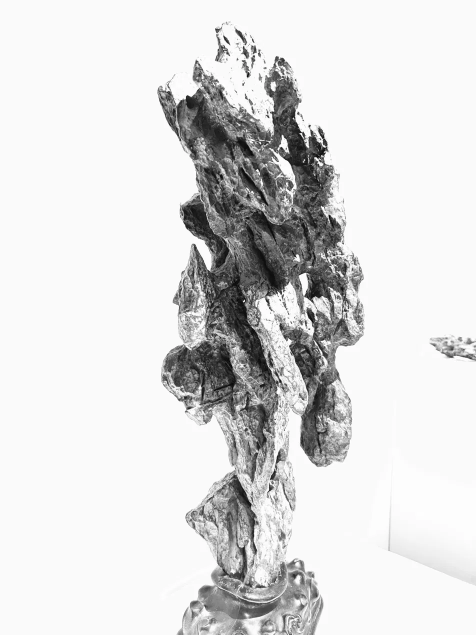
#> input picture tools/src/veins/rock-2.png, 952 x 1269 px (shown at 1/2 size)
$ python make_veins.py
#> lines starting #> are read from the running program, lines starting #| are printed output that depends on the picture; after the words box and inside, x2 and y2 are one past the last pixel; in counts of white or black regions, pixels touching at a corner belong together
"""Background veins — faint rock texture recomposed for every page.

Two photographs of scholar's stones (tools/src/veins/rock-*.png) are turned
into a single "vein map": the crevices and surface striations of the stone,
with the white backdrop removed.  For each page a seeded random arrangement of
fragments of that map is laid out, feathered, and written as a transparent
WebP (black ink + alpha).  CSS shows it on a fixed layer at low opacity, so
every page carries the same stone, broken up and reassembled differently.

    python3 tools/make_veins.py            # (re)build all known pages
Called from build.py with the list of page keys; existing files are kept
unless the source photos or the recipe version change.
"""
import hashlib
import random
from pathlib import Path

import numpy as np
from PIL import Image
from scipy import ndimage as ndi

ROOT = Path(__file__).resolve().parent.parent
SRC = ROOT / 'tools' / 'src' / 'veins'
OUT = ROOT / 'assets' / 'img' / 'veins'
W, H = 1280, 800           # landscape canvas, shown with background-size:cover
RECIPE = 'v3'
KEEP_ROWS = {'rock-2.png': 0.86}
# areas kept clear per page (cx, cy, rx, ry as fractions) — e.g. behind the home hero stone
QUIET = {'home': [(0.70, 0.52, 0.27, 0.50)]}

_maps = None


def _vein_map(path):
    g = np.asarray(Image.open(path).convert('L'), dtype=np.float32) / 255.0
    # stone vs. white backdrop: dark-ish pixels, closed and softened
    mask = g < 0.86
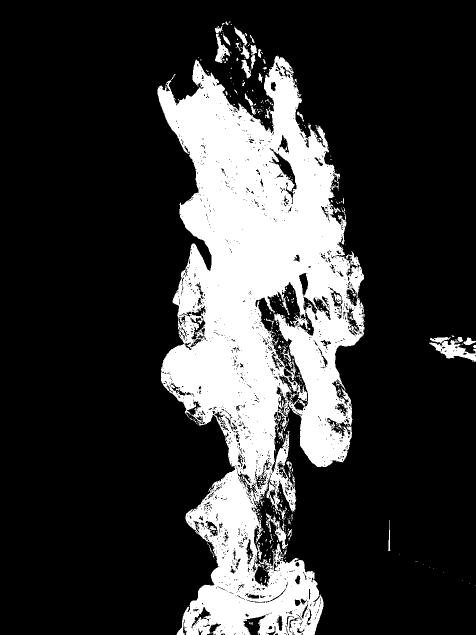
#> mask: shape (1269, 952) bool (shown at 1/2 size); 21.8% white; 493 white regions (441 under 20 px), largest, box (x1, y1, x2, y2) and area: (315, 111, 729, 1269) 254004, (859, 674, 952, 724) 1769, (532, 1027, 576, 1098) 802
    mask = ndi.binary_opening(mask, iterations=2)
#> mask: shape (1269, 952) bool; 20.4% white; 124 white regions (39 under 20 px), largest, box (x1, y1, x2, y2) and area: (315, 112, 728, 1269) 234131, (539, 881, 592, 1022) 1935, (881, 680, 952, 723) 1344
    mask = ndi.binary_closing(mask, iterations=6)
#> mask: shape (1269, 952) bool; 22.2% white; 13 white regions (2 under 20 px), largest, box (x1, y1, x2, y2) and area: (315, 112, 729, 1263) 263260, (860, 674, 946, 721) 2465, (470, 57, 522, 157) 1558
    mask = ndi.binary_fill_holes(mask)
#> mask: shape (1269, 952) bool; 23.5% white; 11 white regions (2 under 20 px), largest, box (x1, y1, x2, y2) and area: (315, 112, 729, 1263) 278901, (860, 674, 946, 721) 2550, (470, 57, 522, 157) 1558
    lab, n = ndi.label(mask)
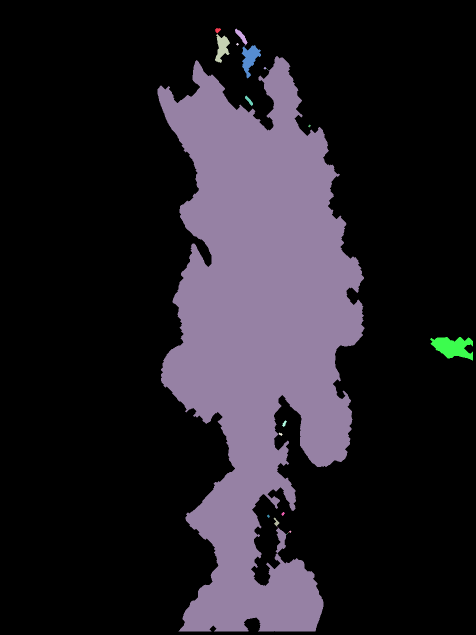
#> lab: shape (1269, 952) int32 (shown at 1/2 size); 31 distinct labels, from 0 to 30; one colour per label, 0 black
#> n = 30
    if n > 1:                                   # keep the stone, drop wall shadows
        sizes = ndi.sum(mask, lab, range(1, n + 1))
#> sizes = 30 values, max 278739 at index 8, min 1 at index 4, mean 9476.8
        mask = np.isin(lab, 1 + np.flatnonzero(sizes >= sizes.max() * 0.15))
#> mask: shape (1269, 952) bool; 23.1% white; 1 white region, box (x1, y1, x2, y2) and area: (315, 112, 729, 1263) 278739
    mask = ndi.binary_erosion(mask, iterations=3)
#> mask: shape (1269, 952) bool; 21.9% white; 3 white regions (1 under 20 px), largest, box (x1, y1, x2, y2) and area: (318, 115, 726, 1260) 264758, (554, 1059, 570, 1103) 300
    m = ndi.gaussian_filter(mask.astype(np.float32), 10)
    # surface detail: local darkness relative to its neighbourhood
    fine = ndi.gaussian_filter(g, 1.0) - ndi.gaussian_filter(g, 9)
    mid = ndi.gaussian_filter(g, 3) - ndi.gaussian_filter(g, 28)
    dark = np.clip(-fine * 2.6, 0, 1) * 0.55 + np.clip(-mid * 1.3, 0, 1) * 0.45
    tone = np.clip(1.0 - g, 0, 1) * 0.30          # a whisper of the body itself
    v = np.clip(dark + tone, 0, 1) ** 1.15 * m
    return v


def maps():
    global _maps
    if _maps is None:
        _maps = []
        for p in sorted(SRC.glob('rock-*.png')):
            v = _vein_map(p)
            keep = KEEP_ROWS.get(p.name)
            if keep:                                 # e.g. cut the wooden stand off
                v = v[:int(v.shape[0] * keep)]
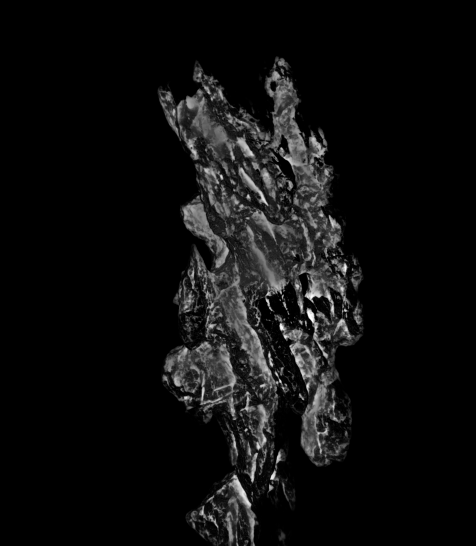
#> v: shape (1091, 952) float32 (shown at 1/2 size); min 0, max 1, mean 0.056
            _maps.append(v)
    return _maps


def _src_hash():
    h = hashlib.sha1(RECIPE.encode())
    for p in sorted(SRC.glob('rock-*.png')):
        h.update(p.read_bytes())
    return h.hexdigest()[:8]


def _feather(h, w, rng):
    """soft, slightly irregular oval falloff so fragments melt into paper"""
    yy, xx = np.mgrid[0:h, 0:w].astype(np.float32)
    cy, cx = h / 2, w / 2
    r = np.sqrt(((yy - cy) / (h / 2)) ** 2 + ((xx - cx) / (w / 2)) ** 2)
    noise = ndi.gaussian_filter(rng.standard_normal((h, w)).astype(np.float32), min(h, w) / 9)
    noise /= (np.abs(noise).max() + 1e-6)
    r = r + noise * 0.22
    return np.clip((1.0 - r) / 0.55, 0, 1) ** 1.6


def compose(key):
    seed = int(hashlib.sha1(('veins:' + key).encode()).hexdigest()[:12], 16)
    rnd = random.Random(seed)
    rng = np.random.default_rng(seed)
    canvas = np.zeros((H, W), np.float32)
    srcs = maps()
#> srcs = 1 item
    # anchors favour the edges and corners so reading columns stay quiet
    anchors = [(0.08, 0.15), (0.92, 0.12), (0.95, 0.85), (0.06, 0.88),
               (0.50, 0.04), (0.55, 0.97), (0.98, 0.48), (0.02, 0.5)]
    rnd.shuffle(anchors)
    n = rnd.randint(4, 6)
    for ax, ay in anchors[:n]:
        src = srcs[rnd.randrange(len(srcs))]
        sh, sw = src.shape
        # pick a fragment that actually contains stone
        for _ in range(30):
            ch = rnd.randint(int(sh * .22), int(sh * .5))
            cw = rnd.randint(int(sw * .25), int(sw * .6))
            y0 = rnd.randint(0, sh - ch)
            x0 = rnd.randint(0, sw - cw)
            frag = src[y0:y0 + ch, x0:x0 + cw]
            if frag.mean() > 0.10:
                break
        frag = frag * _feather(frag.shape[0], frag.shape[1], rng)
        img = Image.fromarray((frag * 255).astype(np.uint8))
        if rnd.random() < .5:
            img = img.transpose(Image.FLIP_LEFT_RIGHT)
        if rnd.random() < .35:
            img = img.transpose(Image.FLIP_TOP_BOTTOM)
        img = img.rotate(rnd.choice([0, 90, 180, 270]) + rnd.uniform(-18, 18),
                         resample=Image.BICUBIC, expand=True)
        s = rnd.uniform(0.9, 1.7)
        img = img.resize((max(8, int(img.width * s)), max(8, int(img.height * s))), Image.BICUBIC)
        f = np.asarray(img, np.float32) / 255.0
        fh, fw = f.shape
        f = f * rnd.uniform(.6, 1.0)
        cx = int(ax * W + rnd.uniform(-.06, .06) * W)
        cy = int(ay * H + rnd.uniform(-.08, .08) * H)
        x0, y0 = cx - fw // 2, cy - fh // 2
        xa, ya = max(0, x0), max(0, y0)
        xb, yb = min(W, x0 + fw), min(H, y0 + fh)
        if xb <= xa or yb <= ya:
            continue
        region = f[ya - y0:yb - y0, xa - x0:xb - x0]
        canvas[ya:yb, xa:xb] = 1 - (1 - canvas[ya:yb, xa:xb]) * (1 - region)   # screen-style union
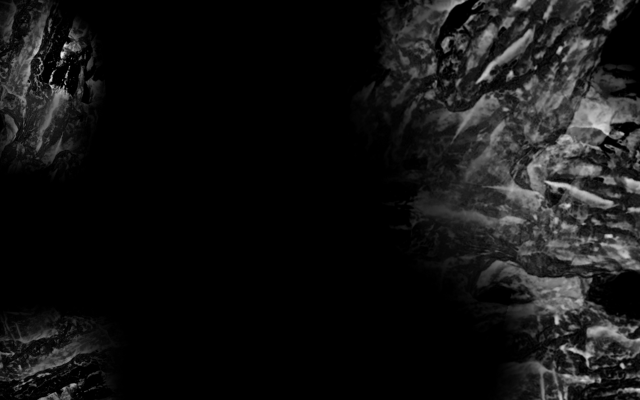
#> canvas: shape (800, 1280) float32 (shown at 1/2 size); min 0, max 0.932, mean 0.0792
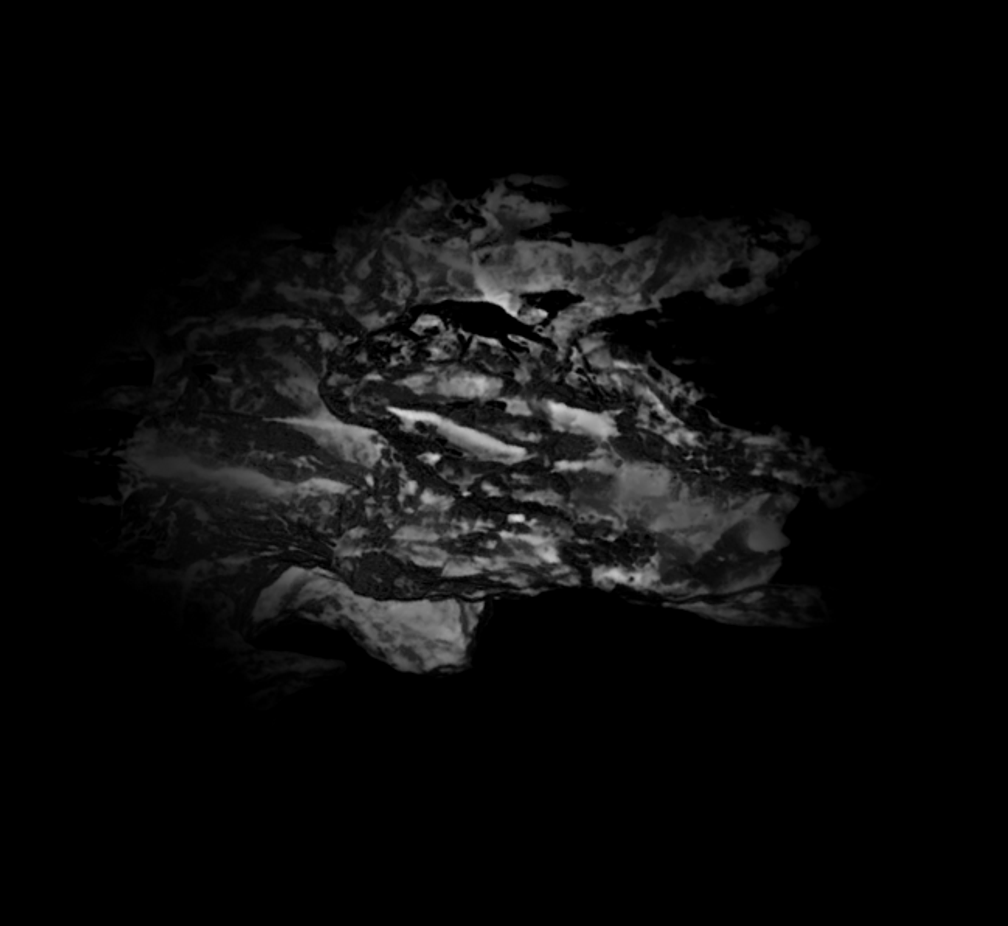
#> f: shape (926, 1008) float32; min 0, max 0.846, mean 0.0435
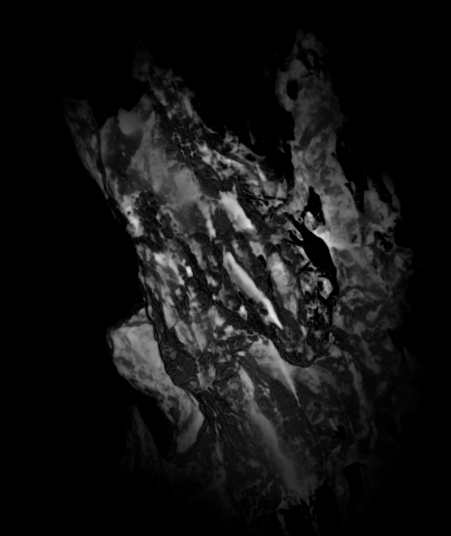
#> frag: shape (536, 451) float32; min 0, max 0.907, mean 0.077
    yy, xx = np.mgrid[0:H, 0:W].astype(np.float32)
    for qx, qy, rx, ry in QUIET.get(key, []):
        d = np.sqrt(((xx / W - qx) / rx) ** 2 + ((yy / H - qy) / ry) ** 2)
        canvas *= np.clip((d - 0.75) / 0.45, 0, 1)
    canvas = ndi.gaussian_filter(canvas, 0.6)
    a = (np.clip(canvas, 0, 1) * 255).astype(np.uint8)
    rgba = np.zeros((H, W, 4), np.uint8)
    rgba[..., 3] = a
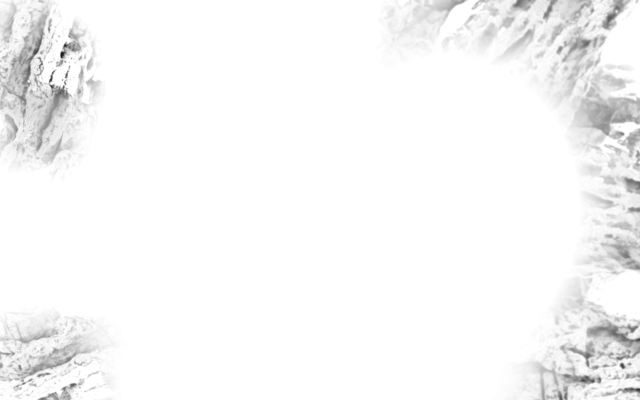
#> rgba: shape (800, 1280, 4) (shown at 1/2 size); mean of channels 0, 1, 2, 3 0, 0, 0, 7.8; transparent parts drawn white
    return Image.fromarray(rgba, 'RGBA')


def build(keys, force=False):
    """make assets/img/veins/<key>.webp for each key; returns {key: url-suffix}"""
    OUT.mkdir(parents=True, exist_ok=True)
    stamp = _src_hash()
    stamp_file = OUT / '.stamp'
    fresh = force or not stamp_file.exists() or stamp_file.read_text().strip() != stamp
    made = 0
    for k in keys:
        p = OUT / ('%s.webp' % k)
        if fresh or not p.exists():
            compose(k).save(p, 'WEBP', quality=48, method=4)
            made += 1
    stamp_file.write_text(stamp)
    return made


def key_for(path):
    k = path.strip('/').replace('/', '-').replace('.html', '')
    return k or 'home'


if __name__ == '__main__':
    import sys
    keys = sys.argv[1:] or ['home', 'about', 'contact', '404']
    print('veins:', build(keys, force=True), 'made')
